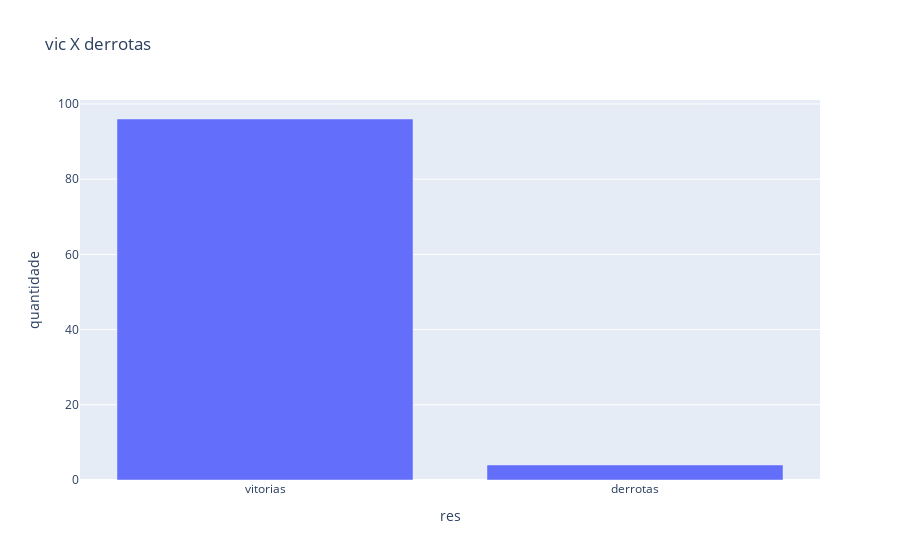

Notebook source saved alongside this figure:
### Code cell
jogo = JogoDeForca()
jogador = Jogador(jogo)
jogador.jogadas(jogadas=100)
jogador.graficos()

### Figure 1 — Plotly figure (JSON) as saved in the notebook; plotly's stock layout.template omitted (floating-point values rounded to 4 significant figures)
{"data": [{"type": "bar", "x": ["vitorias", "derrotas"], "y": [96, 4]}], "layout": {"title": {"text": "vic X derrotas"}, "xaxis": {"title": {"text": "res"}}, "yaxis": {"title": {"text": "quantidade"}}}}
